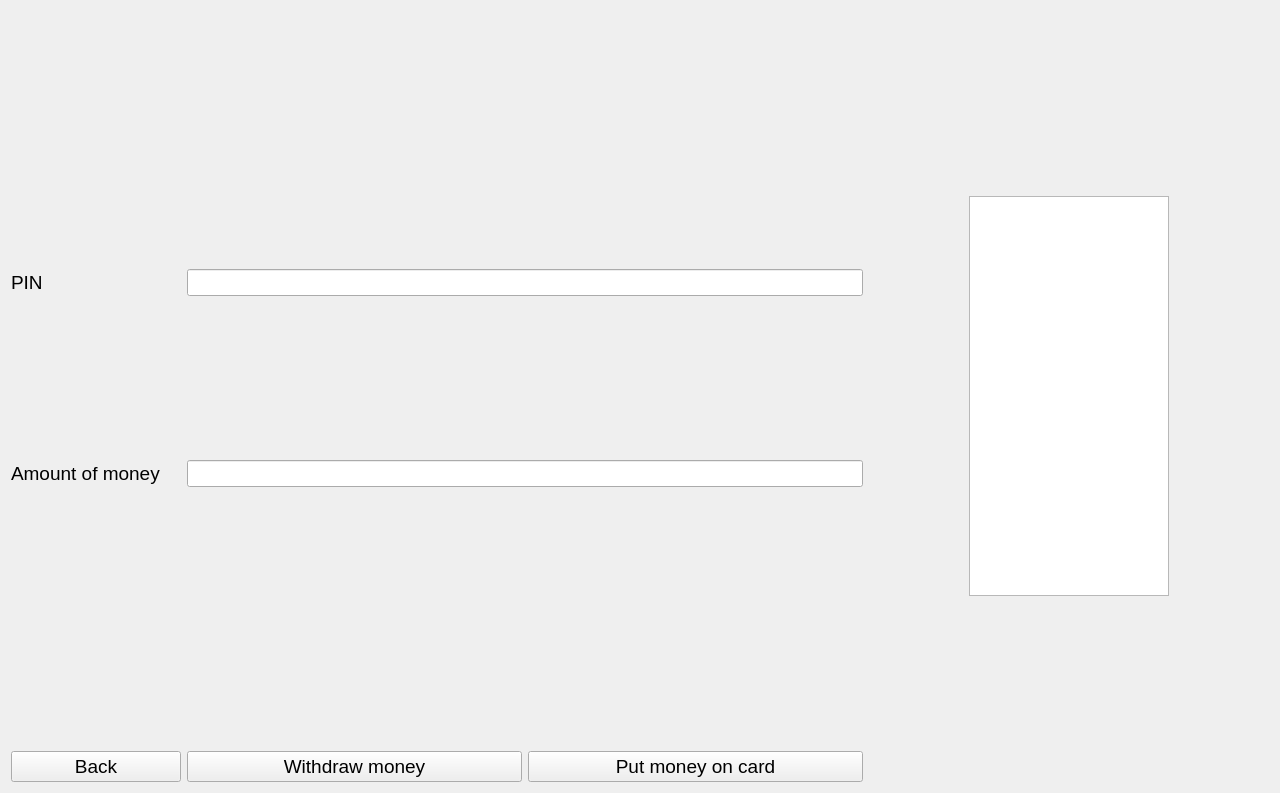
<?xml version="1.0" encoding="UTF-8"?>
<ui version="4.0">
 <class>PutWithdrawWidget</class>
 <widget class="QWidget" name="PutWithdrawWidget">
  <property name="geometry">
   <rect>
    <x>0</x>
    <y>0</y>
    <width>1280</width>
    <height>793</height>
   </rect>
  </property>
  <property name="windowTitle">
   <string>Form</string>
  </property>
  <layout class="QHBoxLayout" name="horizontalLayout">
   <item>
    <layout class="QFormLayout" name="formLayout">
     <item row="0" column="0">
      <layout class="QFormLayout" name="formLayout_2"/>
     </item>
     <item row="0" column="1">
      <spacer name="verticalSpacer_3">
       <property name="orientation">
        <enum>Qt::Vertical</enum>
       </property>
       <property name="sizeType">
        <enum>QSizePolicy::Preferred</enum>
       </property>
       <property name="sizeHint" stdset="0">
        <size>
         <width>20</width>
         <height>300</height>
        </size>
       </property>
      </spacer>
     </item>
     <item row="1" column="0">
      <widget class="QLabel" name="label_3">
       <property name="font">
        <font>
         <pointsize>14</pointsize>
        </font>
       </property>
       <property name="text">
        <string>PIN</string>
       </property>
      </widget>
     </item>
     <item row="1" column="1">
      <widget class="QLineEdit" name="pinInputField">
       <property name="font">
        <font>
         <pointsize>12</pointsize>
        </font>
       </property>
      </widget>
     </item>
     <item row="2" column="1">
      <spacer name="verticalSpacer_5">
       <property name="orientation">
        <enum>Qt::Vertical</enum>
       </property>
       <property name="sizeHint" stdset="0">
        <size>
         <width>20</width>
         <height>200</height>
        </size>
       </property>
      </spacer>
     </item>
     <item row="3" column="0">
      <widget class="QLabel" name="label">
       <property name="font">
        <font>
         <pointsize>14</pointsize>
        </font>
       </property>
       <property name="text">
        <string>Amount of money</string>
       </property>
      </widget>
     </item>
     <item row="3" column="1">
      <widget class="QLineEdit" name="moneyInputField">
       <property name="font">
        <font>
         <pointsize>12</pointsize>
        </font>
       </property>
      </widget>
     </item>
     <item row="4" column="1">
      <spacer name="verticalSpacer_4">
       <property name="orientation">
        <enum>Qt::Vertical</enum>
       </property>
       <property name="sizeHint" stdset="0">
        <size>
         <width>20</width>
         <height>300</height>
        </size>
       </property>
      </spacer>
     </item>
     <item row="5" column="0">
      <widget class="QPushButton" name="backButton">
       <property name="minimumSize">
        <size>
         <width>170</width>
         <height>0</height>
        </size>
       </property>
       <property name="font">
        <font>
         <pointsize>14</pointsize>
        </font>
       </property>
       <property name="text">
        <string>Back</string>
       </property>
      </widget>
     </item>
     <item row="5" column="1">
      <layout class="QHBoxLayout" name="horizontalLayout_2">
       <item>
        <widget class="QPushButton" name="withdrawMoneyButton">
         <property name="font">
          <font>
           <pointsize>14</pointsize>
          </font>
         </property>
         <property name="text">
          <string>Withdraw money</string>
         </property>
        </widget>
       </item>
       <item>
        <widget class="QPushButton" name="putMoneyButton">
         <property name="font">
          <font>
           <pointsize>14</pointsize>
          </font>
         </property>
         <property name="text">
          <string>Put money on card</string>
         </property>
        </widget>
       </item>
      </layout>
     </item>
    </layout>
   </item>
   <item>
    <spacer name="horizontalSpacer_2">
     <property name="orientation">
      <enum>Qt::Horizontal</enum>
     </property>
     <property name="sizeType">
      <enum>QSizePolicy::Preferred</enum>
     </property>
     <property name="sizeHint" stdset="0">
      <size>
       <width>100</width>
       <height>20</height>
      </size>
     </property>
    </spacer>
   </item>
   <item>
    <widget class="QTextEdit" name="infoField">
     <property name="maximumSize">
      <size>
       <width>200</width>
       <height>400</height>
      </size>
     </property>
     <property name="font">
      <font>
       <pointsize>12</pointsize>
      </font>
     </property>
    </widget>
   </item>
   <item>
    <spacer name="horizontalSpacer">
     <property name="orientation">
      <enum>Qt::Horizontal</enum>
     </property>
     <property name="sizeType">
      <enum>QSizePolicy::Preferred</enum>
     </property>
     <property name="sizeHint" stdset="0">
      <size>
       <width>100</width>
       <height>20</height>
      </size>
     </property>
    </spacer>
   </item>
  </layout>
 </widget>
 <resources/>
 <connections/>
</ui>
